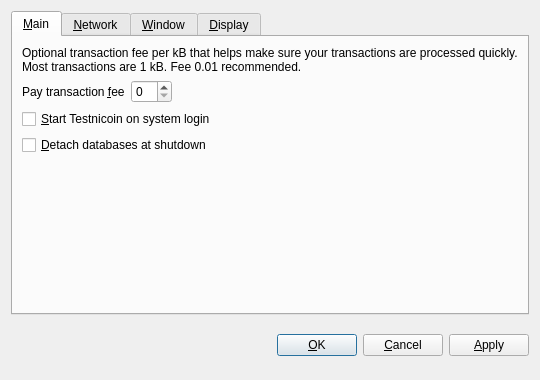
<?xml version="1.0" encoding="UTF-8"?>
<ui version="4.0">
 <class>OptionsDialog</class>
 <widget class="QDialog" name="OptionsDialog">
  <property name="geometry">
   <rect>
    <x>0</x>
    <y>0</y>
    <width>540</width>
    <height>380</height>
   </rect>
  </property>
  <property name="windowTitle">
   <string>Options</string>
  </property>
  <property name="modal">
   <bool>true</bool>
  </property>
  <layout class="QVBoxLayout" name="verticalLayout">
   <item>
    <widget class="QTabWidget" name="tabWidget">
     <property name="tabPosition">
      <enum>QTabWidget::North</enum>
     </property>
     <property name="currentIndex">
      <number>0</number>
     </property>
     <widget class="QWidget" name="tabMain">
      <attribute name="title">
       <string>&amp;Main</string>
      </attribute>
      <layout class="QVBoxLayout" name="verticalLayout_Main">
       <item>
        <widget class="QLabel" name="transactionFeeInfoLabel">
         <property name="text">
          <string>Optional transaction fee per kB that helps make sure your transactions are processed quickly. Most transactions are 1 kB. Fee 0.01 recommended.</string>
         </property>
         <property name="textFormat">
          <enum>Qt::PlainText</enum>
         </property>
         <property name="wordWrap">
          <bool>true</bool>
         </property>
        </widget>
       </item>
       <item>
        <layout class="QHBoxLayout" name="horizontalLayout_Main">
         <item>
          <widget class="QLabel" name="transactionFeeLabel">
           <property name="text">
            <string>Pay transaction &amp;fee</string>
           </property>
           <property name="textFormat">
            <enum>Qt::PlainText</enum>
           </property>
           <property name="buddy">
            <cstring>transactionFee</cstring>
           </property>
          </widget>
         </item>
         <item>
          <widget class="BitcoinAmountField" name="transactionFee"/>
         </item>
         <item>
          <spacer name="horizontalSpacer_Main">
           <property name="orientation">
            <enum>Qt::Horizontal</enum>
           </property>
           <property name="sizeHint" stdset="0">
            <size>
             <width>40</width>
             <height>20</height>
            </size>
           </property>
          </spacer>
         </item>
        </layout>
       </item>
       <item>
        <widget class="QCheckBox" name="bitcoinAtStartup">
         <property name="toolTip">
          <string>Automatically start Testnicoin after logging in to the system.</string>
         </property>
         <property name="text">
          <string>&amp;Start Testnicoin on system login</string>
         </property>
        </widget>
       </item>
       <item>
        <widget class="QCheckBox" name="detachDatabases">
         <property name="toolTip">
          <string>Detach block and address databases at shutdown. This means they can be moved to another data directory, but it slows down shutdown. The wallet is always detached.</string>
         </property>
         <property name="text">
          <string>&amp;Detach databases at shutdown</string>
         </property>
        </widget>
       </item>
       <item>
        <spacer name="verticalSpacer_Main">
         <property name="orientation">
          <enum>Qt::Vertical</enum>
         </property>
         <property name="sizeHint" stdset="0">
          <size>
           <width>20</width>
           <height>40</height>
          </size>
         </property>
        </spacer>
       </item>
      </layout>
     </widget>
     <widget class="QWidget" name="tabNetwork">
      <attribute name="title">
       <string>&amp;Network</string>
      </attribute>
      <layout class="QVBoxLayout" name="verticalLayout_Network">
       <item>
        <widget class="QCheckBox" name="mapPortUpnp">
         <property name="toolTip">
          <string>Automatically open the Testnicoin client port on the router. This only works when your router supports UPnP and it is enabled.</string>
         </property>
         <property name="text">
          <string>Map port using &amp;UPnP</string>
         </property>
        </widget>
       </item>
       <item>
        <widget class="QCheckBox" name="connectSocks">
         <property name="toolTip">
          <string>Connect to the Testnicoin network through a SOCKS proxy (e.g. when connecting through Tor).</string>
         </property>
         <property name="text">
          <string>&amp;Connect through SOCKS proxy:</string>
         </property>
        </widget>
       </item>
       <item>
        <layout class="QHBoxLayout" name="horizontalLayout_Network">
         <item>
          <widget class="QLabel" name="proxyIpLabel">
           <property name="text">
            <string>Proxy &amp;IP:</string>
           </property>
           <property name="textFormat">
            <enum>Qt::PlainText</enum>
           </property>
           <property name="buddy">
            <cstring>proxyIp</cstring>
           </property>
          </widget>
         </item>
         <item>
          <widget class="QValidatedLineEdit" name="proxyIp">
           <property name="maximumSize">
            <size>
             <width>140</width>
             <height>16777215</height>
            </size>
           </property>
           <property name="toolTip">
            <string>IP address of the proxy (e.g. 127.0.0.1)</string>
           </property>
          </widget>
         </item>
         <item>
          <widget class="QLabel" name="proxyPortLabel">
           <property name="text">
            <string>&amp;Port:</string>
           </property>
           <property name="textFormat">
            <enum>Qt::PlainText</enum>
           </property>
           <property name="buddy">
            <cstring>proxyPort</cstring>
           </property>
          </widget>
         </item>
         <item>
          <widget class="QLineEdit" name="proxyPort">
           <property name="maximumSize">
            <size>
             <width>55</width>
             <height>16777215</height>
            </size>
           </property>
           <property name="toolTip">
            <string>Port of the proxy (e.g. 9050)</string>
           </property>
          </widget>
         </item>
         <item>
          <widget class="QLabel" name="socksVersionLabel">
           <property name="text">
            <string>SOCKS &amp;Version:</string>
           </property>
           <property name="textFormat">
            <enum>Qt::PlainText</enum>
           </property>
           <property name="buddy">
            <cstring>socksVersion</cstring>
           </property>
          </widget>
         </item>
         <item>
          <widget class="QValueComboBox" name="socksVersion">
           <property name="toolTip">
            <string>SOCKS version of the proxy (e.g. 5)</string>
           </property>
          </widget>
         </item>
         <item>
          <spacer name="horizontalSpacer_Network">
           <property name="orientation">
            <enum>Qt::Horizontal</enum>
           </property>
           <property name="sizeHint" stdset="0">
            <size>
             <width>40</width>
             <height>20</height>
            </size>
           </property>
          </spacer>
         </item>
        </layout>
       </item>
       <item>
        <spacer name="verticalSpacer_Network">
         <property name="orientation">
          <enum>Qt::Vertical</enum>
         </property>
         <property name="sizeHint" stdset="0">
          <size>
           <width>20</width>
           <height>40</height>
          </size>
         </property>
        </spacer>
       </item>
      </layout>
     </widget>
     <widget class="QWidget" name="tabWindow">
      <attribute name="title">
       <string>&amp;Window</string>
      </attribute>
      <layout class="QVBoxLayout" name="verticalLayout_Window">
       <item>
        <widget class="QCheckBox" name="minimizeToTray">
         <property name="toolTip">
          <string>Show only a tray icon after minimizing the window.</string>
         </property>
         <property name="text">
          <string>&amp;Minimize to the tray instead of the taskbar</string>
         </property>
        </widget>
       </item>
       <item>
        <widget class="QCheckBox" name="minimizeOnClose">
         <property name="toolTip">
          <string>Minimize instead of exit the application when the window is closed. When this option is enabled, the application will be closed only after selecting Quit in the menu.</string>
         </property>
         <property name="text">
          <string>M&amp;inimize on close</string>
         </property>
        </widget>
       </item>
       <item>
        <spacer name="verticalSpacer_Window">
         <property name="orientation">
          <enum>Qt::Vertical</enum>
         </property>
         <property name="sizeHint" stdset="0">
          <size>
           <width>20</width>
           <height>40</height>
          </size>
         </property>
        </spacer>
       </item>
      </layout>
     </widget>
     <widget class="QWidget" name="tabDisplay">
      <attribute name="title">
       <string>&amp;Display</string>
      </attribute>
      <layout class="QVBoxLayout" name="verticalLayout_Display">
       <item>
        <layout class="QHBoxLayout" name="horizontalLayout_1_Display">
         <item>
          <widget class="QLabel" name="langLabel">
           <property name="text">
            <string>User Interface &amp;language:</string>
           </property>
           <property name="textFormat">
            <enum>Qt::PlainText</enum>
           </property>
           <property name="buddy">
            <cstring>lang</cstring>
           </property>
          </widget>
         </item>
         <item>
          <widget class="QValueComboBox" name="lang">
           <property name="toolTip">
            <string>The user interface language can be set here. This setting will take effect after restarting Testnicoin.</string>
           </property>
          </widget>
         </item>
        </layout>
       </item>
       <item>
        <layout class="QHBoxLayout" name="horizontalLayout_2_Display">
         <item>
          <widget class="QLabel" name="unitLabel">
           <property name="text">
            <string>&amp;Unit to show amounts in:</string>
           </property>
           <property name="textFormat">
            <enum>Qt::PlainText</enum>
           </property>
           <property name="buddy">
            <cstring>unit</cstring>
           </property>
          </widget>
         </item>
         <item>
          <widget class="QValueComboBox" name="unit">
           <property name="toolTip">
            <string>Choose the default subdivision unit to show in the interface and when sending coins.</string>
           </property>
          </widget>
         </item>
        </layout>
       </item>
       <item>
        <widget class="QCheckBox" name="displayAddresses">
         <property name="toolTip">
          <string>Whether to show Testnicoin addresses in the transaction list or not.</string>
         </property>
         <property name="text">
          <string>&amp;Display addresses in transaction list</string>
         </property>
        </widget>
       </item>
       <item>
        <spacer name="verticalSpacer_Display">
         <property name="orientation">
          <enum>Qt::Vertical</enum>
         </property>
         <property name="sizeHint" stdset="0">
          <size>
           <width>20</width>
           <height>40</height>
          </size>
         </property>
        </spacer>
       </item>
      </layout>
     </widget>
    </widget>
   </item>
   <item>
    <layout class="QHBoxLayout" name="horizontalLayout_Buttons">
     <item>
      <spacer name="horizontalSpacer_1">
       <property name="orientation">
        <enum>Qt::Horizontal</enum>
       </property>
       <property name="sizeHint" stdset="0">
        <size>
         <width>40</width>
         <height>48</height>
        </size>
       </property>
      </spacer>
     </item>
     <item>
      <widget class="QLabel" name="statusLabel">
       <property name="font">
        <font>
         <weight>75</weight>
         <bold>true</bold>
        </font>
       </property>
       <property name="text">
        <string/>
       </property>
       <property name="textFormat">
        <enum>Qt::PlainText</enum>
       </property>
       <property name="wordWrap">
        <bool>true</bool>
       </property>
      </widget>
     </item>
     <item>
      <spacer name="horizontalSpacer_2">
       <property name="orientation">
        <enum>Qt::Horizontal</enum>
       </property>
       <property name="sizeHint" stdset="0">
        <size>
         <width>40</width>
         <height>48</height>
        </size>
       </property>
      </spacer>
     </item>
     <item>
      <widget class="QPushButton" name="okButton">
       <property name="text">
        <string>&amp;OK</string>
       </property>
      </widget>
     </item>
     <item>
      <widget class="QPushButton" name="cancelButton">
       <property name="text">
        <string>&amp;Cancel</string>
       </property>
       <property name="autoDefault">
        <bool>false</bool>
       </property>
      </widget>
     </item>
     <item>
      <widget class="QPushButton" name="applyButton">
       <property name="text">
        <string>&amp;Apply</string>
       </property>
       <property name="autoDefault">
        <bool>false</bool>
       </property>
      </widget>
     </item>
    </layout>
   </item>
  </layout>
 </widget>
 <customwidgets>
  <customwidget>
   <class>BitcoinAmountField</class>
   <extends>QSpinBox</extends>
   <header>bitcoinamountfield.h</header>
  </customwidget>
  <customwidget>
   <class>QValueComboBox</class>
   <extends>QComboBox</extends>
   <header>qvaluecombobox.h</header>
  </customwidget>
  <customwidget>
   <class>QValidatedLineEdit</class>
   <extends>QLineEdit</extends>
   <header>qvalidatedlineedit.h</header>
  </customwidget>
 </customwidgets>
 <resources/>
 <connections/>
</ui>
